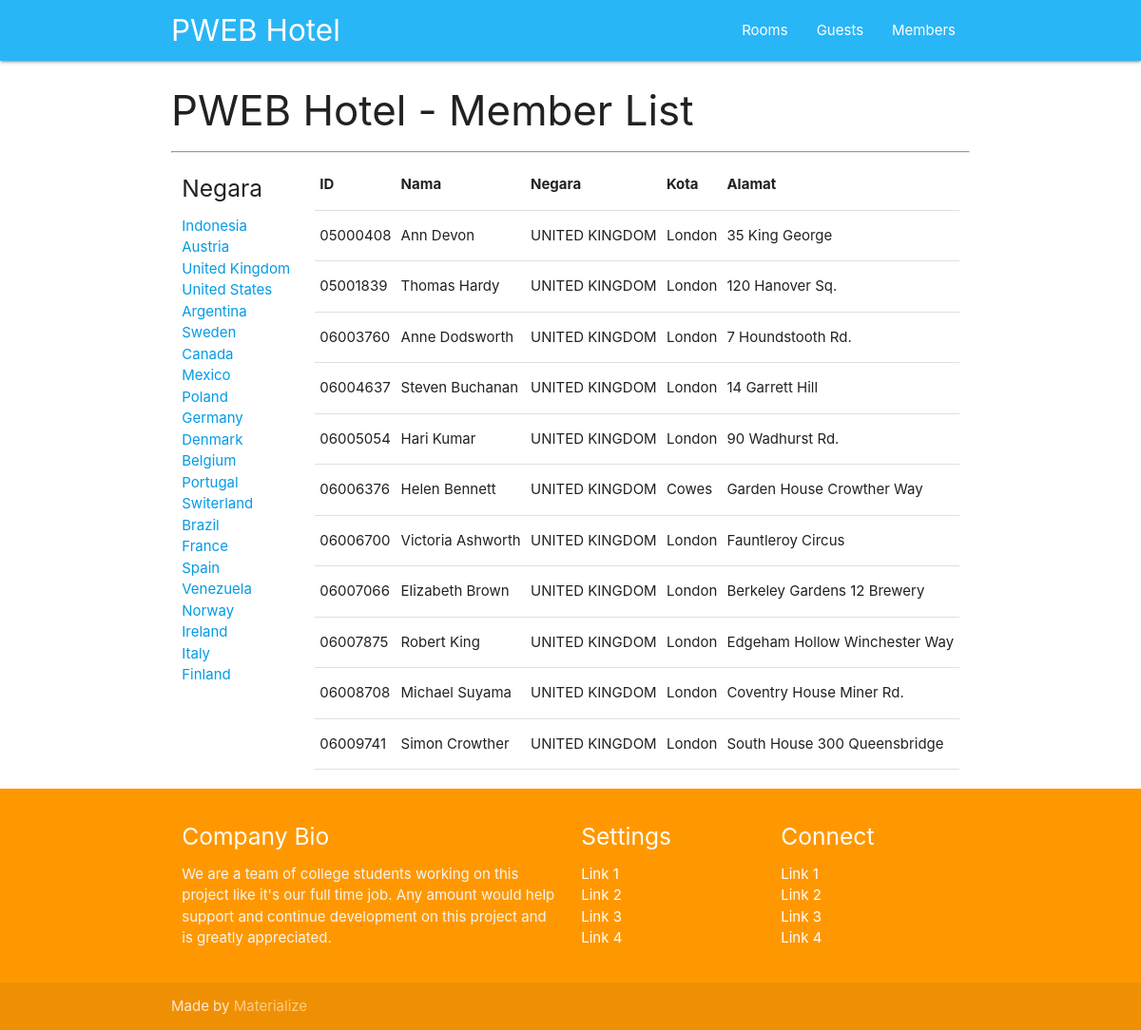
The app's page /members/GB with its own data.
### tables this page shows
CREATE TABLE `members` (
  `member_ID` char(8) NOT NULL DEFAULT '',
  `nama` varchar(50) DEFAULT NULL,
  `alamat` varchar(100) DEFAULT NULL,
  `kota` varchar(30) DEFAULT NULL,
  `kodepos` varchar(15) DEFAULT NULL,
  `negara` char(2) DEFAULT NULL,
  `telepon` varchar(25) DEFAULT NULL,
  `hp` varchar(20) DEFAULT NULL,
  PRIMARY KEY (`member_ID`)
);

CREATE TABLE `country` (
  `CC` char(2) NOT NULL DEFAULT '',
  `Country` varchar(80) DEFAULT NULL,
  `ccode` varchar(5) DEFAULT NULL,
  PRIMARY KEY (`CC`)
);

### html/application/controllers/Member.php (called while the page is built, shortened)
<?php
class Member extends CI_Controller
{
  function __construct()
  {
    $this->load->model('member_model');
  }
  public function memberlist( $negara = '' )
  {
    if ($negara == '') {
      $where = '';
    }
    else {
      $where = "CC LIKE '".$negara."' " ;
    }
    $viewdata['judul'] = "PWEB Hotel - Member List";
    $viewdata['members'] = $this->member_model->memberList( $where );
    $this->load->view('layout/header');
    $this->load->view('memberlist', $viewdata);
    $this->load->view('layout/footer');
  }
}

### html/index.php (called while the page is built, shortened)
<?php
require_once BASEPATH.'core/CodeIgniter.php';

### html/application/models/Member_model.php (called while the page is built, shortened)
<?php
class Member_model extends CI_Model {
  public function memberList( $where = '' )
  {
    $this->db->select('mm.member_ID, mm.nama , cc.Country, mm.kota, mm.alamat');
    $this->db->join('country cc' , 'mm.negara = cc.CC');
    if ( $where != '' ) $this->db->where( $where );
    $query = $this->db->get( 'members mm' );
    return $query->result_array();
  }
}

### html/application/views/memberlist.php (the view)
<div class="container">
<h3> <?= $judul ?> </h3>
<hr>
<div class="row">
  <div class="col s2">
    <h5>Negara</h5>
    <ul>
      <li><a href="/members/ID">Indonesia</a></li>
      <li><a href="/members/AT">Austria</a></li>
      <li><a href="/members/GB">United Kingdom</a></li>
      <li><a href="/members/US">United States</a></li>
      <li><a href="/members/AR">Argentina</a></li>
      <li><a href="/members/SE">Sweden</a></li>
      <li><a href="/members/CA">Canada</a></li>
      <li><a href="/members/MX">Mexico</a></li>
      <li><a href="/members/PL">Poland</a></li>
      <li><a href="/members/DE">Germany</a></li>
      <li><a href="/members/DK">Denmark</a></li>
      <li><a href="/members/BE">Belgium</a></li>
      <li><a href="/members/PT">Portugal</a></li>
      <li><a href="/members/CH">Switerland</a></li>
      <li><a href="/members/BR">Brazil</a></li>
      <li><a href="/members/FR">France</a></li>
      <li><a href="/members/ES">Spain</a></li>
      <li><a href="/members/VE">Venezuela</a></li>
      <li><a href="/members/NO">Norway</a></li>
      <li><a href="/members/IE">Ireland</a></li>
      <li><a href="/members/IT">Italy</a></li>
      <li><a href="/members/FI">Finland</a></li>
    </ul>
  </div>
  <div class="col s10">
    <table>
      <thead>
        <tr>
          <th>ID</th>
          <th>Nama</th>
          <th>Negara</th>
          <th>Kota</th>
          <th>Alamat</th>
        </tr>
      </thead>
      <tbody>
      <?php foreach ($members as $member): ?>
        <tr>
          <td> <?= $member['member_ID'] ?></td>
          <td> <?= $member['nama'] ?></td>
          <td> <?= $member['Country'] ?></td>
          <td> <?= $member['kota'] ?></td>
          <td> <?= $member['alamat'] ?></td>
        </tr>
      <?php endforeach; ?>
      </tbody>
    </table>
  </div>
</div>
</div>

### records on screen
members: member_ID "05000408", nama "Ann Devon", country.Country "UNITED KINGDOM", kota "London", alamat "35 King George"
members: member_ID "05001839", nama "Thomas Hardy", country.Country "UNITED KINGDOM", kota "London", alamat "120 Hanover Sq."
members: member_ID "06003760", nama "Anne Dodsworth", country.Country "UNITED KINGDOM", kota "London", alamat "7 Houndstooth Rd."
members: member_ID "06004637", nama "Steven Buchanan", country.Country "UNITED KINGDOM", kota "London", alamat "14 Garrett Hill"
members: member_ID "06005054", nama "Hari Kumar", country.Country "UNITED KINGDOM", kota "London", alamat "90 Wadhurst Rd."
members: member_ID "06006376", nama "Helen Bennett", country.Country "UNITED KINGDOM", kota "Cowes", alamat "Garden House Crowther Way"
members: member_ID "06006700", nama "Victoria Ashworth", country.Country "UNITED KINGDOM", kota "London", alamat "Fauntleroy Circus"
members: member_ID "06007066", nama "Elizabeth Brown", country.Country "UNITED KINGDOM", kota "London", alamat "Berkeley Gardens 12 Brewery"
members: member_ID "06007875", nama "Robert King", country.Country "UNITED KINGDOM", kota "London", alamat "Edgeham Hollow Winchester Way"
members: member_ID "06008708", nama "Michael Suyama", country.Country "UNITED KINGDOM", kota "London", alamat "Coventry House Miner Rd."
members: member_ID "06009741", nama "Simon Crowther", country.Country "UNITED KINGDOM", kota "London", alamat "South House 300 Queensbridge"

### other values on screen
$judul "PWEB Hotel - Member List"
